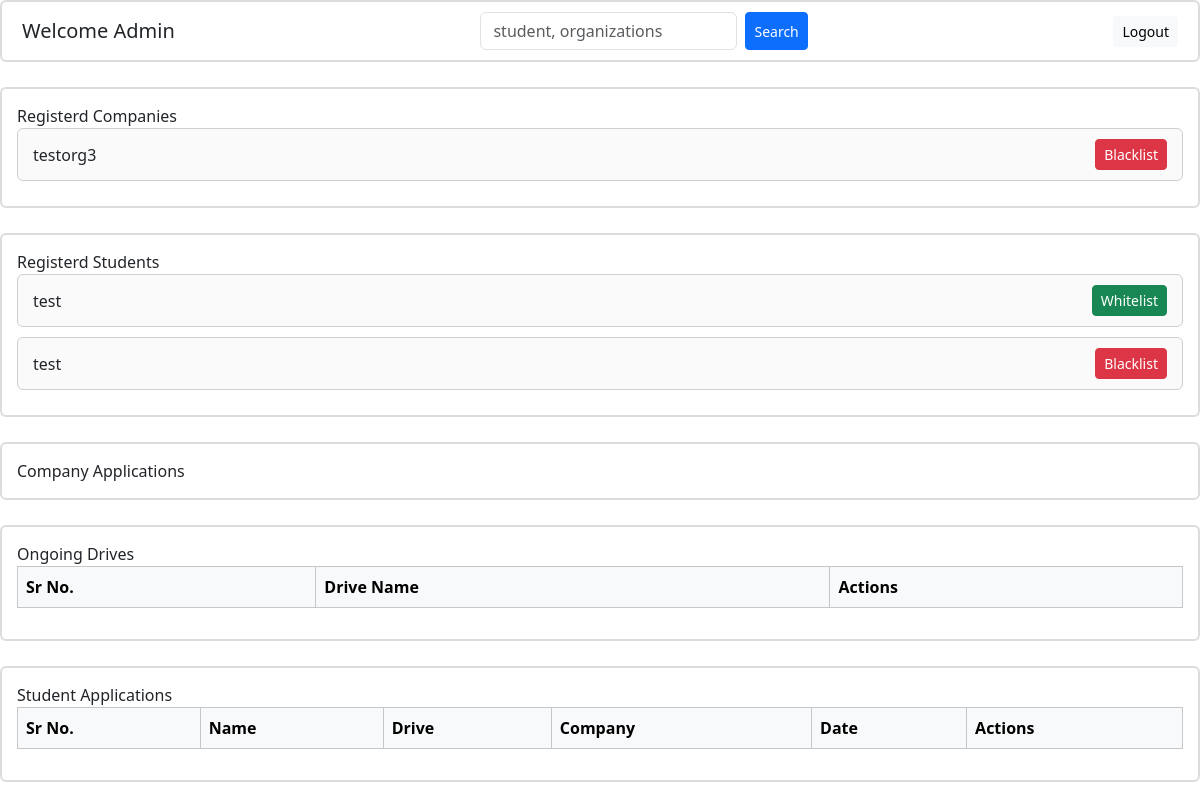
The app's page /admin/dashboard (signed in) with its own data.
### placementportalcode/models.py (models this page shows, shortened)
class Company(db.Model):
    __tablename__ = "company"
    company_id=db.Column(db.Integer,primary_key=True)
    company_name=db.Column(db.String(100),nullable=False)
    hr_contact=db.Column(db.String(100),nullable=False)
    company_website=db.Column(db.String(100),nullable=False)
    approval_status=db.Column(db.String(20),
                              default=CompanyEnumStatus.PENDING.value,
                              nullable=False
                              )
    user_id = db.Column(
        db.Integer,
        db.ForeignKey("user.id"),
        nullable=False,
        unique=True   # ensures one-to-one
    )
    drives=db.relationship(
        "PlacementDrive",
        back_populates='company',
        cascade="all, delete-orphan"
    )
    user = db.relationship("User", back_populates="company")

class User(db.Model):
    __tablename__ = "user"
    id=db.Column(db.Integer,primary_key=True)
    username=db.Column(db.String(100),nullable=False,unique=True)
    password_hash=db.Column(db.String(255),nullable=False)
    name=db.Column(db.String(100),nullable=False)
    dob=db.Column(db.Date)
    role=db.Column(db.String(20),default=RoleEnum.STUDENT.value,nullable=False)
    eligible = db.Column(
        db.Boolean,
        nullable=True,
        default=True
    )
    applications=db.relationship(
        "Application",
        back_populates='student',
        cascade="all, delete-orphan"
    )
    company = db.relationship(
        "Company",
        back_populates="user",
        uselist=False,   # one-to-one
        cascade="all, delete-orphan"
    )

### placementportalcode/admin/routes.py (the view)
@admin_bp.route("/dashboard",methods=[HTTPMethod.GET] )
def dashboard():
    user_id=session.get("user_id")
    if not user_id:
        return redirect(url_for("auth.login"))
    user=User.query.get(user_id)
    if not user:
        return redirect(url_for("auth.login"))
    if user.role!=RoleEnum.ADMIN.value:
        return redirect(url_for("auth.login"))
    now=datetime.now()
    company_applications=Company.query.filter_by(approval_status=CompanyEnumStatus.PENDING.value)
    registered_companies=Company.query.filter_by(approval_status=CompanyEnumStatus.APPROVED.value)
    registered_students=User.query.filter_by(role=RoleEnum.STUDENT.value )
    ongoing_drives=PlacementDrive.query.filter(PlacementDrive.application_deadline <now,PlacementDrive.status!=DriveApprovalStatusEnum.CLOSED.value)
    return render_template("admin/dashboard.html",company_applications=company_applications,registered_companies=registered_companies,registered_students=registered_students,ongoing_drives=ongoing_drives)

### placementportalcode/templates/admin/dashboard.html (shortened to what this page needs)
{% from "components/button.html" import action_button %}
{% from "components/post_button.html" import action_post_button %}
{% extends 'base.html'%}
{% block extra_css %}
<link rel="stylesheet" href="{{ url_for('static', filename='css/admin.css') }}">
{%endblock%}
{% block content%}
<div class="header-bar d-flex justify-content-between align-items-center">
    <h5 class="mb-0">Welcome Admin</h5>
    <form class="d-flex" method="GET" action="">
        <input class="form-control me-2" type="search" name="q" placeholder="student, organizations">
        <button class="btn btn-primary btn-sm">Search</button>
    </form>
    {{action_button(url_for("auth.logout"),"Logout","light")}}
</div>
<section class="section-box">
    <div>Registerd Companies</div>
    {% for company in registered_companies %}
    <section class="list-item-box">
        <div>{{company.company_name}}</div>
        {{ action_post_button(
        url_for('admin.update_company_status', company_id=company.company_id),
        "Blacklist",
        "danger",
        name="action",
        value="blacklist"
        ) }}
    </section>
    {%endfor%}
</section>
<section class="section-box">
    <div>Registerd Students</div>
    {% for student in registered_students %}
    <section class="list-item-box">
        <div>{{student.name}}</div>
        {% if student.eligible%}
        {{ action_post_button(
        url_for('admin.update_student_status', student_id=student.id),
        "Blacklist",
        "danger",
        name="action",
        value="blacklist"
        ) }}
        {% else %}
        {{ action_post_button(
        url_for('admin.update_student_status', student_id=student.id),
        "Whitelist",
        "success",
        name="action",
        value="whitelist"
        ) }}
        {%endif%}
    </section>
    {%endfor%}
</section>
<section class="section-box">
    <div>Company Applications</div>
</section>
<section class="section-box">
    <div>Ongoing Drives</div>
    <table class="table table-bordered">
        <thead class="table-light">
            <tr>
                <th>Sr No.</th>
                <th>Drive Name</th>
                <th>Actions</th>
            </tr>
        </thead>
    </table>
</section>
<section class="section-box">
    <div>Student Applications</div>
    <table class="table table-bordered">
        <thead class="table-light">
            <tr>
                <th>Sr No.</th>
                <th>Name</th>
                <th>Drive</th>
                <th>Company</th>
                <th>Date</th>
                <th>Actions</th>
            </tr>
        </thead>
    </table>
</section>
{%endblock%}

### placementportalcode/templates/components/post_button.html
{% macro action_post_button(url, text, color="primary", name=None, value=None) %}
<form method="POST" action="{{ url }}" class="d-inline">
    <button type="submit"
            class="btn btn-sm btn-{{ color }}"
            {% if name %} name="{{ name }}" {% endif %}
            {% if value %} value="{{ value }}" {% endif %}>
        {{ text }}
    </button>
</form>
{% endmacro %}

### placementportalcode/static/css/admin.css (style rules this page uses)
.section-box { background: #ffffff; border: 2px solid #dcdcdc; border-radius: 6px; padding: 15px; margin-bottom: 25px; }
.list-item-box { border: 1px solid #cfcfcf; border-radius: 6px; padding: 10px 15px; margin-bottom: 10px; display: flex; justify-content: space-between; align-items: center; background-color: #fafafa; }
.header-bar { background: #ffffff; border: 2px solid #dcdcdc; padding: 10px 20px; border-radius: 6px; margin-bottom: 25px; }

### records on screen
Company: company_name "testorg3", text "Blacklist"
User: name "test", text "Whitelist"
User: name "test", text "Blacklist"

### other values on screen
{{ text }} "Logout"
